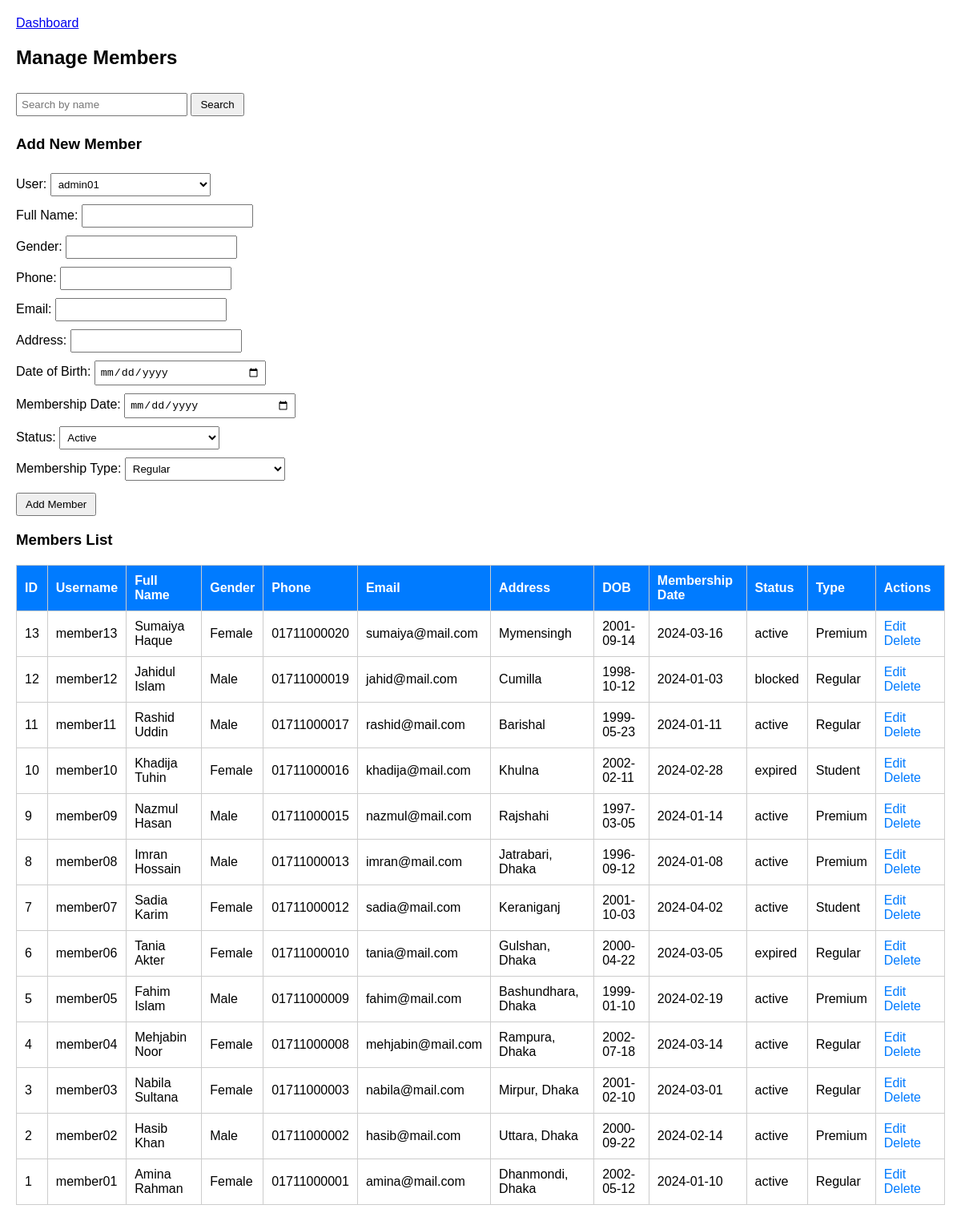
Screenshot of /lms/members.php (signed in) with the database file from the repository.
### tables this page shows
CREATE TABLE `members` (
  `member_id` int(11) NOT NULL,
  `user_id` int(11) NOT NULL,
  `full_name` varchar(20) NOT NULL,
  `gender` varchar(20) DEFAULT NULL,
  `phone` varchar(20) DEFAULT NULL,
  `email` varchar(25) DEFAULT NULL,
  `address` varchar(40) DEFAULT NULL,
  `date_of_birth` date DEFAULT NULL,
  `membership_date` date DEFAULT NULL,
  `member_status` enum('active','expired','blocked') DEFAULT 'active',
  `type_id` int(11) DEFAULT NULL
);

CREATE TABLE `users` (
  `user_id` int(11) NOT NULL,
  `username` varchar(20) DEFAULT NULL,
  `password` varchar(20) DEFAULT NULL,
  `role` enum('admin','librarian','member') DEFAULT NULL,
  `created_at` timestamp NOT NULL DEFAULT current_timestamp()
);

CREATE TABLE `membership_type` (
  `type_id` int(11) NOT NULL,
  `type_name` varchar(20) NOT NULL,
  `duration_months` int(11) NOT NULL,
  `annual_fee` decimal(10,2) NOT NULL
);

### lms/members.php (the view, shortened to what this page needs)
<?php
include 'db.php';
$search = '';
if(isset($_GET['search'])){
    $search = $_GET['search'];
    $query = "SELECT * FROM members WHERE full_name LIKE '%$search%' ORDER BY member_id DESC";
}else{
    $query = "SELECT * FROM members ORDER BY member_id DESC";
}
$users = $conn->query("SELECT * FROM users");
$types = $conn->query("SELECT * FROM membership_type");
?>
<!DOCTYPE html>
<html>
<head>
</head>
<body>
    <div class="top-nav">
        <a href="dashboard.php">Dashboard</a>
    </div>
    <h2>Manage Members</h2>
    <form method="GET" action="">
        <input type="text" name="search" placeholder="Search by name" value="<?php echo htmlspecialchars($search); ?>">
        <input type="submit" value="Search">
    </form>
    <?php
    if(isset($_GET['edit'])){
        $member_id = $_GET['edit'];
        $member = $conn->query("SELECT * FROM members WHERE member_id='$member_id'")->fetch_assoc();
    ?>
    <h3>Edit Member</h3>
    <form method="POST" action="">
        <input type="hidden" name="member_id" value="<?php echo $member['member_id']; ?>">
        User:
        <select name="user_id" required>
            <?php while($user = $users->fetch_assoc()){ ?>
                <option value="<?php echo $user['user_id']; ?>" <?php if($user['user_id']==$member['user_id']) echo 'selected'; ?>><?php echo $user['username']; ?></option>
            <?php } ?>
        </select><br>
        Full Name: <input type="text" name="full_name" value="<?php echo $member['full_name']; ?>" required><br>
        Gender: <input type="text" name="gender" value="<?php echo $member['gender']; ?>" required><br>
        Phone: <input type="text" name="phone" value="<?php echo $member['phone']; ?>" required><br>
        Email: <input type="email" name="email" value="<?php echo $member['email']; ?>" required><br>
        Address: <input type="text" name="address" value="<?php echo $member['address']; ?>" required><br>
        Date of Birth: <input type="date" name="date_of_birth" value="<?php echo $member['date_of_birth']; ?>" required><br>
        Membership Date: <input type="date" name="membership_date" value="<?php echo $member['membership_date']; ?>" required><br>
        Status:
        <select name="member_status" required>
            <option value="active" <?php if($member['member_status']=='active') echo 'selected'; ?>>Active</option>
            <option value="expired" <?php if($member['member_status']=='expired') echo 'selected'; ?>>Expired</option>
            <option value="blocked" <?php if($member['member_status']=='blocked') echo 'selected'; ?>>Blocked</option>
        </select><br>
        Membership Type:
        <select name="type_id" required>
            <?php while($type = $types->fetch_assoc()){ ?>
                <option value="<?php echo $type['type_id']; ?>" <?php if($type['type_id']==$member['type_id']) echo 'selected'; ?>><?php echo $type['type_name']; ?></option>
            <?php } ?>
        </select><br>
        <input type="submit" name="edit_member" value="Update Member">
    </form>
    <?php } else { ?>
    <h3>Add New Member</h3>
    <form method="POST" action="">
        User:
        <select name="user_id" required>
            <?php while($user = $users->fetch_assoc()){ ?>
                <option value="<?php echo $user['user_id']; ?>"><?php echo $user['username']; ?></option>
            <?php } ?>
        </select><br>
        Full Name: <input type="text" name="full_name" required><br>
        Gender: <input type="text" name="gender" required><br>
        Phone: <input type="text" name="phone" required><br>
        Email: <input type="email" name="email" required><br>
        Address: <input type="text" name="address" required><br>
        Date of Birth: <input type="date" name="date_of_birth" required><br>
        Membership Date: <input type="date" name="membership_date" required><br>
        Status:
        <select name="member_status" required>
            <option value="active">Active</option>
        </select><br>
        Membership Type:
        <select name="type_id" required>
            <?php while($type = $types->fetch_assoc()){ ?>
                <option value="<?php echo $type['type_id']; ?>"><?php echo $type['type_name']; ?></option>
            <?php } ?>
        </select><br>
        <input type="submit" name="add_member" value="Add Member">
    </form>
    <?php } ?>
    <h3>Members List</h3>
    <table>
        <tr>
            <th>ID</th><th>Username</th><th>Full Name</th><th>Gender</th><th>Phone</th><th>Email</th><th>Address</th><th>DOB</th><th>Membership Date</th><th>Status</th><th>Type</th><th>Actions</th>
        </tr>
        <?php
        $result = $conn->query($query);
        while($row = $result->fetch_assoc()){
            $username = $conn->query("SELECT username FROM users WHERE user_id='".$row['user_id']."'")->fetch_assoc()['username'];
            $type_name = $conn->query("SELECT type_name FROM membership_type WHERE type_id='".$row['type_id']."'")->fetch_assoc()['type_name'];
        ?>
        <tr>
            <td><?php echo $row['member_id']; ?></td>
            <td><?php echo $username; ?></td>
            <td><?php echo $row['full_name']; ?></td>
            <td><?php echo $row['gender']; ?></td>
            <td><?php echo $row['phone']; ?></td>
            <td><?php echo $row['email']; ?></td>
            <td><?php echo $row['address']; ?></td>
            <td><?php echo $row['date_of_birth']; ?></td>
            <td><?php echo $row['membership_date']; ?></td>
            <td><?php echo $row['member_status']; ?></td>
            <td><?php echo $type_name; ?></td>
            <td>
                <a class="edit-link" href="members.php?edit=<?php echo $row['member_id']; ?>">Edit</a>
                <a class="delete-link" href="members.php?delete=<?php echo $row['member_id']; ?>" onclick="return confirm('Are you sure?')">Delete</a>
            </td>
        </tr>
        <?php } ?>
    </table>
</body>
</html>

### lms/members.php (style rules this page uses)
body { font-family: Arial; margin:20px; }
table { border-collapse: collapse; width:100%; margin-top:20px; }
th, td { border:1px solid #ccc; padding:10px; text-align:left; }
th { background:#007BFF; color:white; }
form { margin-top:20px; }
select, input[type=text], input[type=date], input[type=email] { padding:5px; margin:5px 0; width:200px; }
input[type=submit] { padding:5px 10px; margin-top:10px; }
.edit-link, .delete-link { margin-right:10px; color:#007BFF; text-decoration:none; }

### rows the page displays
members: member_id "13", user.username "member13", full_name "Sumaiya Haque", gender "Female", phone "01711000020", email "sumaiya@mail.com", address "Mymensingh", date_of_birth "2001-09-14", membership_date "2024-03-16", member_status "active", type.type_name "Premium"
members: member_id "12", user.username "member12", full_name "Jahidul Islam", gender "Male", phone "01711000019", email "jahid@mail.com", address "Cumilla", date_of_birth "1998-10-12", membership_date "2024-01-03", member_status "blocked", type.type_name "Regular"
members: member_id "11", user.username "member11", full_name "Rashid Uddin", gender "Male", phone "01711000017", email "rashid@mail.com", address "Barishal", date_of_birth "1999-05-23", membership_date "2024-01-11", member_status "active", type.type_name "Regular"
members: member_id "10", user.username "member10", full_name "Khadija Tuhin", gender "Female", phone "01711000016", email "khadija@mail.com", address "Khulna", date_of_birth "2002-02-11", membership_date "2024-02-28", member_status "expired", type.type_name "Student"
members: member_id "9", user.username "member09", full_name "Nazmul Hasan", gender "Male", phone "01711000015", email "nazmul@mail.com", address "Rajshahi", date_of_birth "1997-03-05", membership_date "2024-01-14", member_status "active", type.type_name "Premium"
members: member_id "8", user.username "member08", full_name "Imran Hossain", gender "Male", phone "01711000013", email "imran@mail.com", address "Jatrabari, Dhaka", date_of_birth "1996-09-12", membership_date "2024-01-08", member_status "active", type.type_name "Premium"
members: member_id "7", user.username "member07", full_name "Sadia Karim", gender "Female", phone "01711000012", email "sadia@mail.com", address "Keraniganj", date_of_birth "2001-10-03", membership_date "2024-04-02", member_status "active", type.type_name "Student"
members: member_id "6", user.username "member06", full_name "Tania Akter", gender "Female", phone "01711000010", email "tania@mail.com", address "Gulshan, Dhaka", date_of_birth "2000-04-22", membership_date "2024-03-05", member_status "expired", type.type_name "Regular"
members: member_id "5", user.username "member05", full_name "Fahim Islam", gender "Male", phone "01711000009", email "fahim@mail.com", address "Bashundhara, Dhaka", date_of_birth "1999-01-10", membership_date "2024-02-19", member_status "active", type.type_name "Premium"
members: member_id "4", user.username "member04", full_name "Mehjabin Noor", gender "Female", phone "01711000008", email "mehjabin@mail.com", address "Rampura, Dhaka", date_of_birth "2002-07-18", membership_date "2024-03-14", member_status "active", type.type_name "Regular"
members: member_id "3", user.username "member03", full_name "Nabila Sultana", gender "Female", phone "01711000003", email "nabila@mail.com", address "Mirpur, Dhaka", date_of_birth "2001-02-10", membership_date "2024-03-01", member_status "active", type.type_name "Regular"
members: member_id "2", user.username "member02", full_name "Hasib Khan", gender "Male", phone "01711000002", email "hasib@mail.com", address "Uttara, Dhaka", date_of_birth "2000-09-22", membership_date "2024-02-14", member_status "active", type.type_name "Premium"
members: member_id "1", user.username "member01", full_name "Amina Rahman", gender "Female", phone "01711000001", email "amina@mail.com", address "Dhanmondi, Dhaka", date_of_birth "2002-05-12", membership_date "2024-01-10", member_status "active", type.type_name "Regular"

### other values shown
form field user_id "admin01"
form field type_id "Regular"
